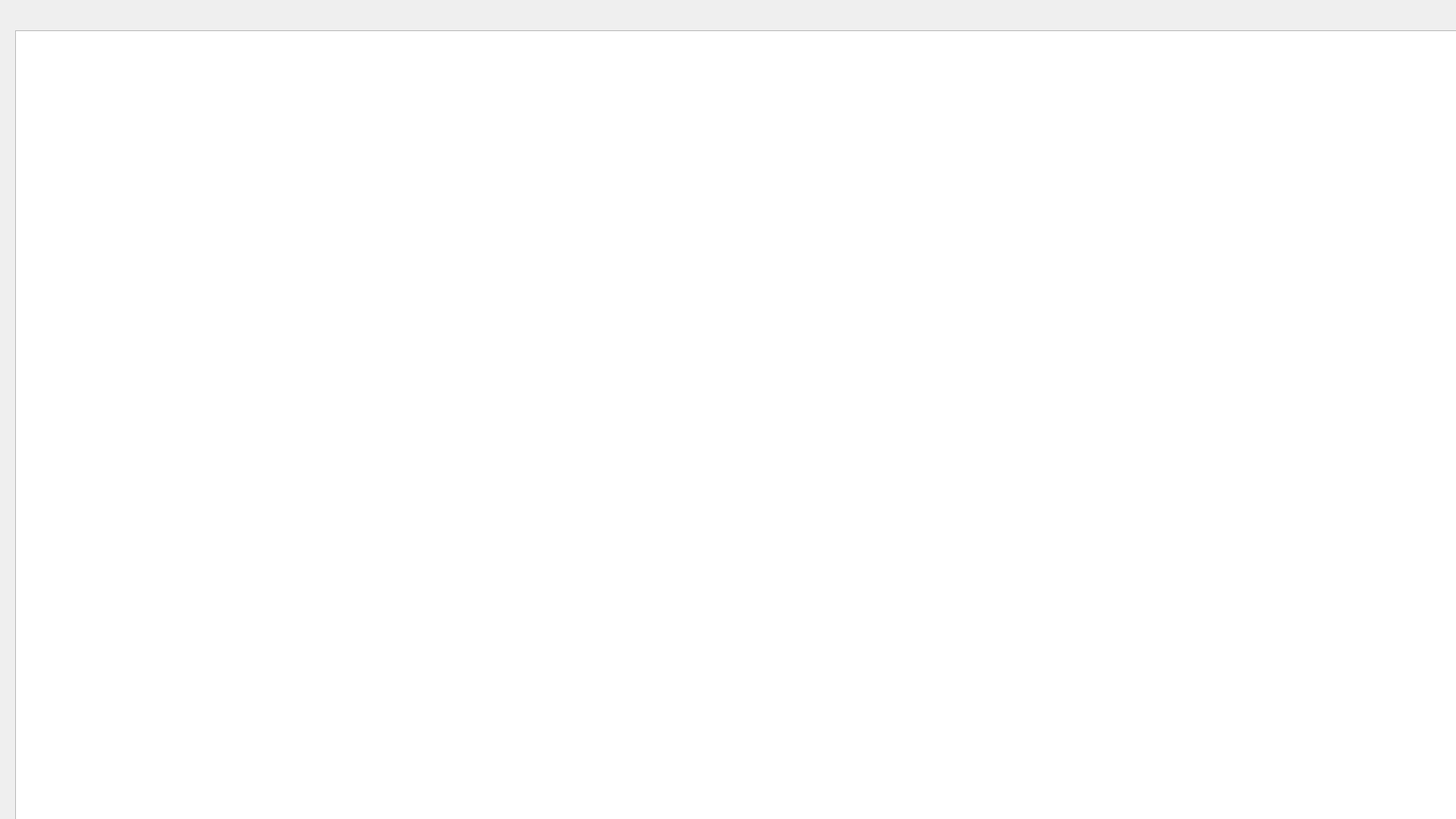
<?xml version="1.0" encoding="UTF-8"?>
<ui version="4.0">
 <class>DisplayImage</class>
 <widget class="QDialog" name="DisplayImage">
  <property name="geometry">
   <rect>
    <x>0</x>
    <y>0</y>
    <width>1920</width>
    <height>1080</height>
   </rect>
  </property>
  <property name="sizePolicy">
   <sizepolicy hsizetype="Maximum" vsizetype="Maximum">
    <horstretch>0</horstretch>
    <verstretch>0</verstretch>
   </sizepolicy>
  </property>
  <property name="windowTitle">
   <string>Dialog</string>
  </property>
  <widget class="QGraphicsView" name="graphicsViewScreen">
   <property name="geometry">
    <rect>
     <x>20</x>
     <y>40</y>
     <width>1920</width>
     <height>1080</height>
    </rect>
   </property>
   <property name="sizePolicy">
    <sizepolicy hsizetype="Maximum" vsizetype="Maximum">
     <horstretch>0</horstretch>
     <verstretch>0</verstretch>
    </sizepolicy>
   </property>
  </widget>
 </widget>
 <resources/>
 <connections/>
</ui>
